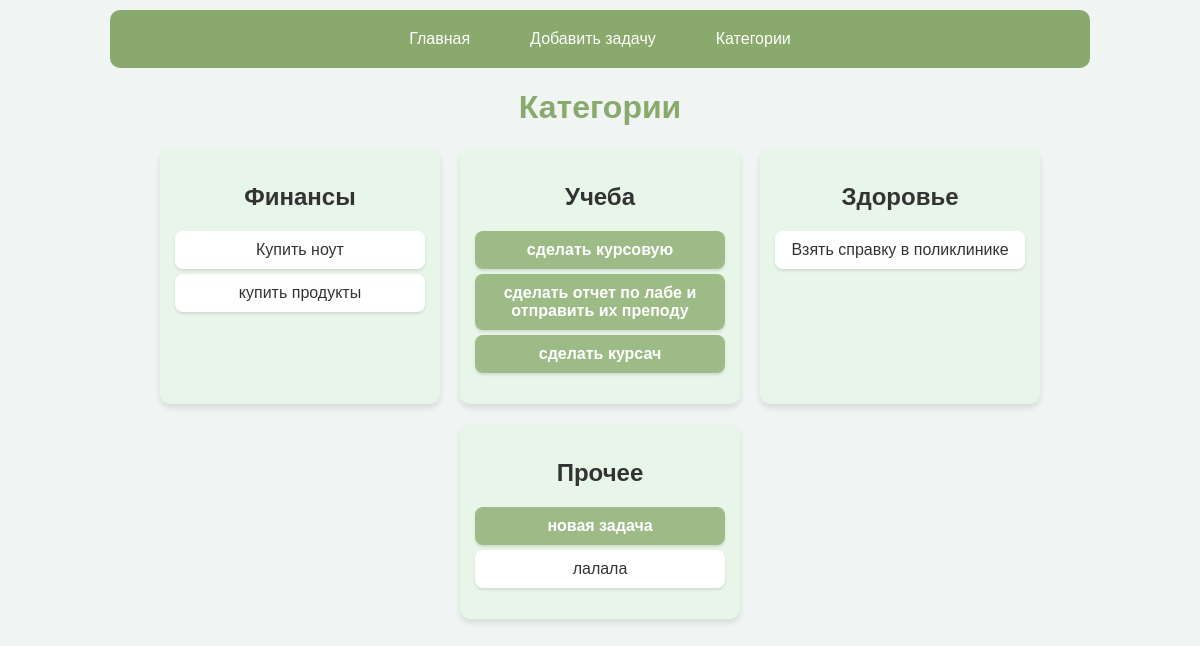
/categories/, run on an earlier commit of the app's database.
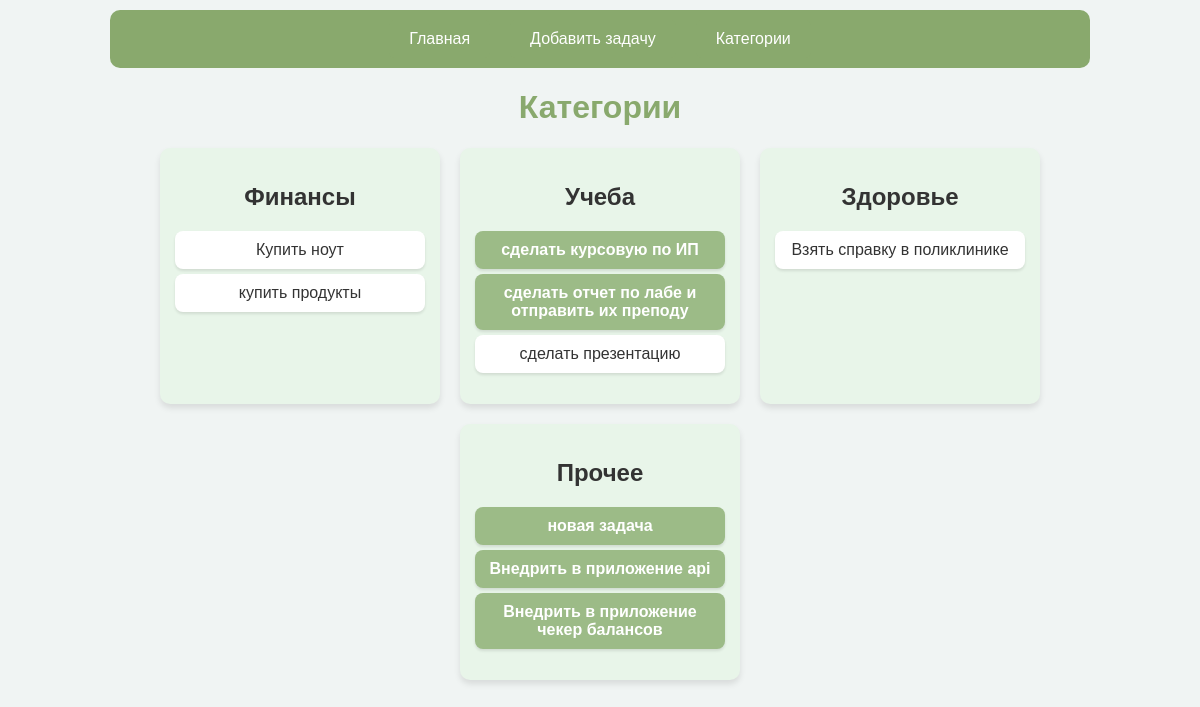
And on a later commit of the database.
### tasks/models.py (models this page shows, shortened)
class Category(models.Model):
    name = models.CharField(max_length=100)
    class Meta:
        verbose_name_plural = "Categories"

class Task(models.Model):
    title = models.CharField(max_length=200)
    description = models.TextField(blank=True, max_length=300)
    completed = models.BooleanField(default=False)
    category = models.ForeignKey(Category, on_delete=models.CASCADE, null=True, blank=True)
    priority = models.ForeignKey(Priority, on_delete=models.SET_NULL, null=True, blank=True)

### tasks/views.py (the view)
# urls.py: path('categories/', views.category_list, name='category_list'),
def category_list(request):
    categories = Category.objects.all()
    return render(request, 'tasks/category_list.html', {'categories': categories})

### tasks/templates/tasks/category_list.html
{% extends "base.html" %}
{% block content %}
<h1>Категории</h1>
<div class="category-container">
    {% for category in categories %}
    <div class="category-box">
        <h2>{{ category.name }}</h2>
        <ul class="task-list">
            {% for task in category.task_set.all %}
            <li class="task {% if task.completed %}completed{% endif %}">
                <span class="task-title">{{ task.title }}</span>
            </li>
            {% empty %}
            <li>Нет задач</li>
            {% endfor %}
        </ul>
    </div>
    {% endfor %}
</div>
{% endblock %}

What changed in the data, as far as the page shows it:
removed Task: title "лалала", completed False (drawn), shown under Category "Прочее"
changed Task: title "сделать курсовую" → "сделать курсовую по ИП"
changed Task: completed True → False (drawn); title "сделать курсач" → "сделать презентацию"
added Task: title "Внедрить в приложение api", shown under Category "Прочее"
added Task: title "Внедрить в приложение чекер балансов", shown under Category "Прочее"
